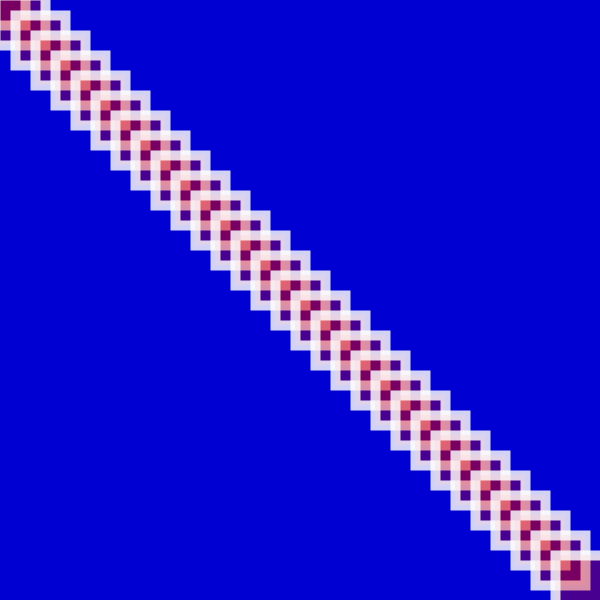
Frame 1 (no input)
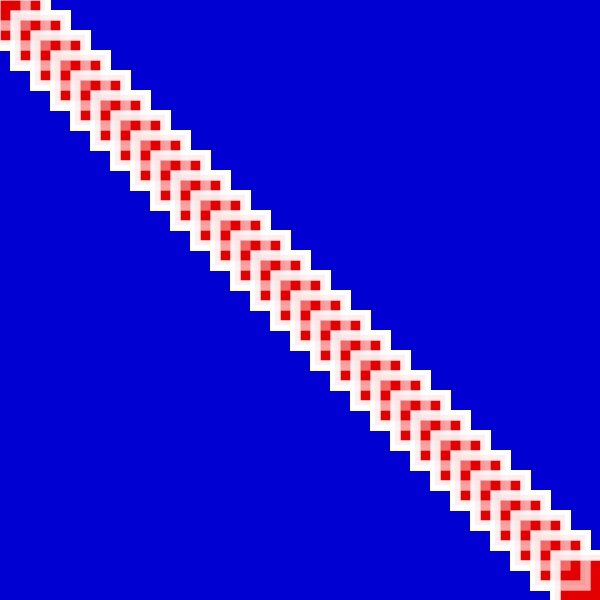
Frame 60 (the mouse pressed at the canvas centre just before this capture)
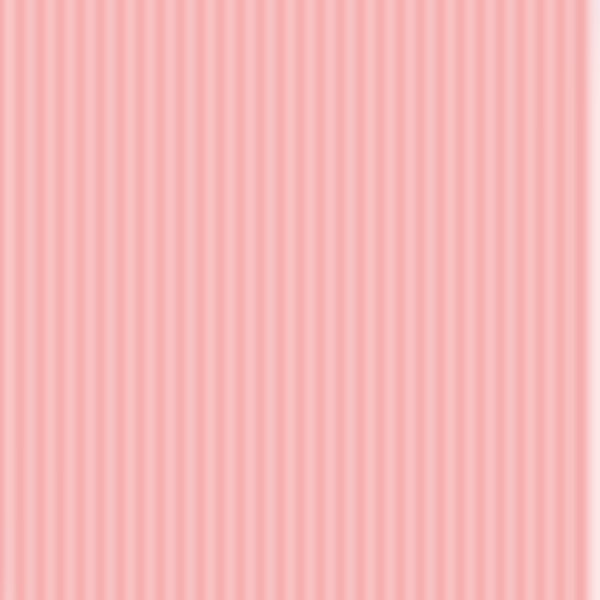
Frame 120 (the mouse held since frame 60 and released just before this capture)

The Processing sketch that drew these frames (run headless with seeded random() and noise(); from frame 60 on, the mouse is pressed at the canvas centre):

// Processing sketch: processing_162684
// ── processing_162684.pde

// By Antoine DERRIEY ;); modified by Maxime Pont !
// int x = 0;
int l = 40, h = 40;
float x,y;

void setup(){ 
  size(600,600); // taille 
  background(0,0,210); // fond

x=0;
y=0;
l=50;
h=50;

 stroke(255,255,255,210); // couleurs contour
 strokeWeight(10); // epaisseur contour
  smooth();
  rectMode(CENTER); // centrer
  
}


void draw() {
 
fill(230,0,0,80); // couleur de la forme

  for (int t=0; t<width; t+=20){ // boucle
  //  x= x+20;
  
    
     
 rect(t,t,l,h) ;
}
  
  if (mousePressed == true) { // clic
       filter(BLUR,6);
       l=+20;
       h=h+20;
    
  }

}
